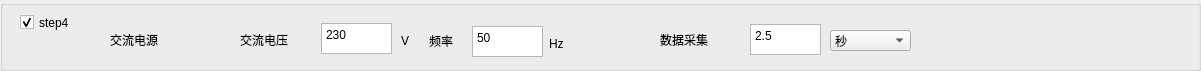
  <widget class="QGroupBox" name="groupBox_6">
   <property name="geometry">
    <rect>
     <x>0</x>
     <y>394</y>
     <width>1201</width>
     <height>71</height>
    </rect>
   </property>
   <property name="title">
    <string/>
   </property>
   <widget class="QLabel" name="label_39">
    <property name="geometry">
     <rect>
      <x>429</x>
      <y>31</y>
      <width>41</width>
      <height>20</height>
     </rect>
    </property>
    <property name="font">
     <font>
      <pointsize>9</pointsize>
     </font>
    </property>
    <property name="text">
     <string>频率</string>
    </property>
   </widget>
   <widget class="QLabel" name="label_27">
    <property name="geometry">
     <rect>
      <x>401</x>
      <y>33</y>
      <width>16</width>
      <height>16</height>
     </rect>
    </property>
    <property name="text">
     <string>V</string>
    </property>
   </widget>
   <widget class="QLabel" name="label_26">
    <property name="geometry">
     <rect>
      <x>110</x>
      <y>32</y>
      <width>71</width>
      <height>16</height>
     </rect>
    </property>
    <property name="font">
     <font>
      <pointsize>9</pointsize>
     </font>
    </property>
    <property name="text">
     <string>交流电源</string>
    </property>
   </widget>
   <widget class="QCheckBox" name="checkBox_S4">
    <property name="geometry">
     <rect>
      <x>20</x>
      <y>12</y>
      <width>81</width>
      <height>21</height>
     </rect>
    </property>
    <property name="text">
     <string>step4</string>
    </property>
    <property name="checked">
     <bool>true</bool>
    </property>
   </widget>
   <widget class="QLabel" name="label_24">
    <property name="geometry">
     <rect>
      <x>240</x>
      <y>30</y>
      <width>71</width>
      <height>20</height>
     </rect>
    </property>
    <property name="font">
     <font>
      <pointsize>9</pointsize>
     </font>
    </property>
    <property name="text">
     <string>交流电压</string>
    </property>
   </widget>
   <widget class="QTextEdit" name="textEdit_S4_TIME">
    <property name="geometry">
     <rect>
      <x>750</x>
      <y>24</y>
      <width>71</width>
      <height>31</height>
     </rect>
    </property>
    <property name="html">
     <string>&lt;!DOCTYPE HTML PUBLIC &quot;-//W3C//DTD HTML 4.0//EN&quot; &quot;http://www.w3.org/TR/REC-html40/strict.dtd&quot;&gt;
&lt;html&gt;&lt;head&gt;&lt;meta name=&quot;qrichtext&quot; content=&quot;1&quot; /&gt;&lt;style type=&quot;text/css&quot;&gt;
p, li { white-space: pre-wrap; }
&lt;/style&gt;&lt;/head&gt;&lt;body style=&quot; font-family:'SimSun'; font-size:9pt; font-weight:400; font-style:normal;&quot;&gt;
&lt;p style=&quot; margin-top:0px; margin-bottom:0px; margin-left:0px; margin-right:0px; -qt-block-indent:0; text-indent:0px;&quot;&gt;2.5&lt;/p&gt;&lt;/body&gt;&lt;/html&gt;</string>
    </property>
   </widget>
   <widget class="QTextEdit" name="textEdit_S4_AC_VOLT">
    <property name="geometry">
     <rect>
      <x>321</x>
      <y>23</y>
      <width>71</width>
      <height>31</height>
     </rect>
    </property>
    <property name="html">
     <string>&lt;!DOCTYPE HTML PUBLIC &quot;-//W3C//DTD HTML 4.0//EN&quot; &quot;http://www.w3.org/TR/REC-html40/strict.dtd&quot;&gt;
&lt;html&gt;&lt;head&gt;&lt;meta name=&quot;qrichtext&quot; content=&quot;1&quot; /&gt;&lt;style type=&quot;text/css&quot;&gt;
p, li { white-space: pre-wrap; }
&lt;/style&gt;&lt;/head&gt;&lt;body style=&quot; font-family:'SimSun'; font-size:9pt; font-weight:400; font-style:normal;&quot;&gt;
&lt;p style=&quot; margin-top:0px; margin-bottom:0px; margin-left:0px; margin-right:0px; -qt-block-indent:0; text-indent:0px;&quot;&gt;230&lt;/p&gt;&lt;/body&gt;&lt;/html&gt;</string>
    </property>
   </widget>
   <widget class="QLabel" name="label_25">
    <property name="geometry">
     <rect>
      <x>660</x>
      <y>30</y>
      <width>81</width>
      <height>20</height>
     </rect>
    </property>
    <property name="font">
     <font>
      <pointsize>9</pointsize>
     </font>
    </property>
    <property name="text">
     <string>数据采集</string>
    </property>
   </widget>
   <widget class="QTextEdit" name="textEdit_S4_AC_FR">
    <property name="geometry">
     <rect>
      <x>472</x>
      <y>26</y>
      <width>71</width>
      <height>31</height>
     </rect>
    </property>
    <property name="html">
     <string>&lt;!DOCTYPE HTML PUBLIC &quot;-//W3C//DTD HTML 4.0//EN&quot; &quot;http://www.w3.org/TR/REC-html40/strict.dtd&quot;&gt;
&lt;html&gt;&lt;head&gt;&lt;meta name=&quot;qrichtext&quot; content=&quot;1&quot; /&gt;&lt;style type=&quot;text/css&quot;&gt;
p, li { white-space: pre-wrap; }
&lt;/style&gt;&lt;/head&gt;&lt;body style=&quot; font-family:'SimSun'; font-size:9pt; font-weight:400; font-style:normal;&quot;&gt;
&lt;p style=&quot; margin-top:0px; margin-bottom:0px; margin-left:0px; margin-right:0px; -qt-block-indent:0; text-indent:0px;&quot;&gt;50&lt;/p&gt;&lt;/body&gt;&lt;/html&gt;</string>
    </property>
   </widget>
   <widget class="QComboBox" name="comboBox_S4_TIME">
    <property name="geometry">
     <rect>
      <x>830</x>
      <y>30</y>
      <width>81</width>
      <height>21</height>
     </rect>
    </property>
    <item>
     <property name="text">
      <string>秒</string>
     </property>
    </item>
    <item>
     <property name="text">
      <string>毫秒</string>
     </property>
    </item>
    <item>
     <property name="text">
      <string>分钟</string>
     </property>
    </item>
   </widget>
   <widget class="QLabel" name="label_38">
    <property name="geometry">
     <rect>
      <x>549</x>
      <y>36</y>
      <width>20</width>
      <height>16</height>
     </rect>
    </property>
    <property name="text">
     <string>Hz</string>
    </property>
   </widget>
  </widget>
